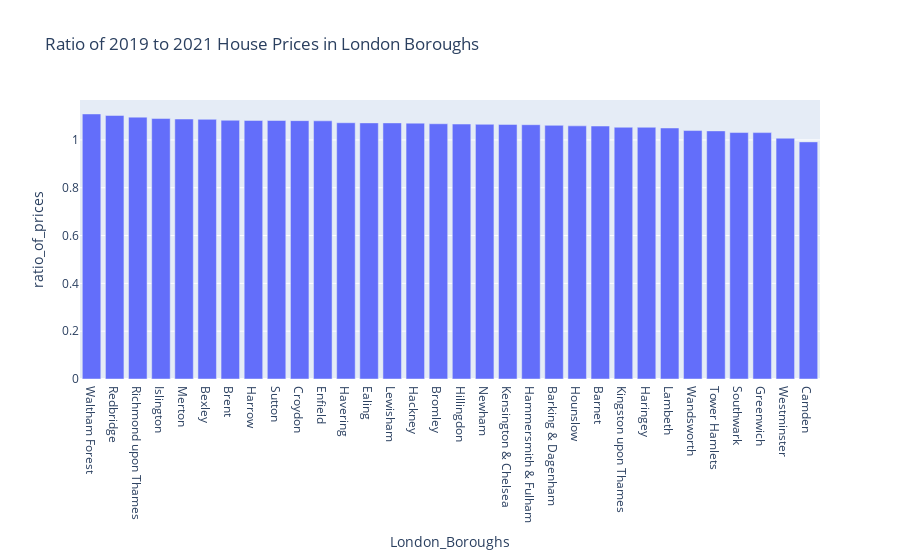

Notebook cell for this chart:
### Code cell
fig = px.bar(df_covid, x ='London_Boroughs', y='ratio_of_prices', title="Ratio of 2019 to 2021 House Prices in London Boroughs")
fig.show()

### Figure 1 — Plotly figure (JSON) as saved in the notebook; plotly's stock layout.template omitted (floating-point values rounded to 4 significant figures)
{"data": [{"alignmentgroup": "True", "hovertemplate": "London_Boroughs=%{x}<br>ratio_of_prices=%{y}<extra></extra>", "legendgroup": "", "marker": {"color": "#636efa", "pattern": {"shape": ""}}, "name": "", "offsetgroup": "", "orientation": "v", "showlegend": false, "textposition": "auto", "type": "bar", "x": ["Waltham Forest", "Redbridge", "Richmond upon Thames", "Islington", "Merton", "Bexley", "Brent", "Harrow", "Sutton", "Croydon", "Enfield", "Havering", "Ealing", "Lewisham", "Hackney", "Bromley", "Hillingdon", "Newham", "Kensington & Chelsea", "Hammersmith & Fulham", "Barking & Dagenham", "Hounslow", "Barnet", "Kingston upon Thames", "Haringey", "Lambeth", "Wandsworth", "Tower Hamlets", "Southwark", "Greenwich", "Westminster", "Camden"], "xaxis": "x", "y": [1.109, 1.102, 1.095, 1.089, 1.087, 1.086, 1.082, 1.081, 1.081, 1.081, 1.08, 1.072, 1.071, 1.071, 1.07, 1.068, 1.066, 1.065, 1.065, 1.064, 1.061, 1.059, 1.058, 1.053, 1.053, 1.05, 1.039, 1.038, 1.031, 1.031, 1.007, 0.9917], "yaxis": "y"}], "layout": {"barmode": "relative", "legend": {"tracegroupgap": 0}, "title": {"text": "Ratio of 2019 to 2021 House Prices in London Boroughs"}, "xaxis": {"anchor": "y", "domain": [0, 1], "title": {"text": "London_Boroughs"}}, "yaxis": {"anchor": "x", "domain": [0, 1], "title": {"text": "ratio_of_prices"}}}}
